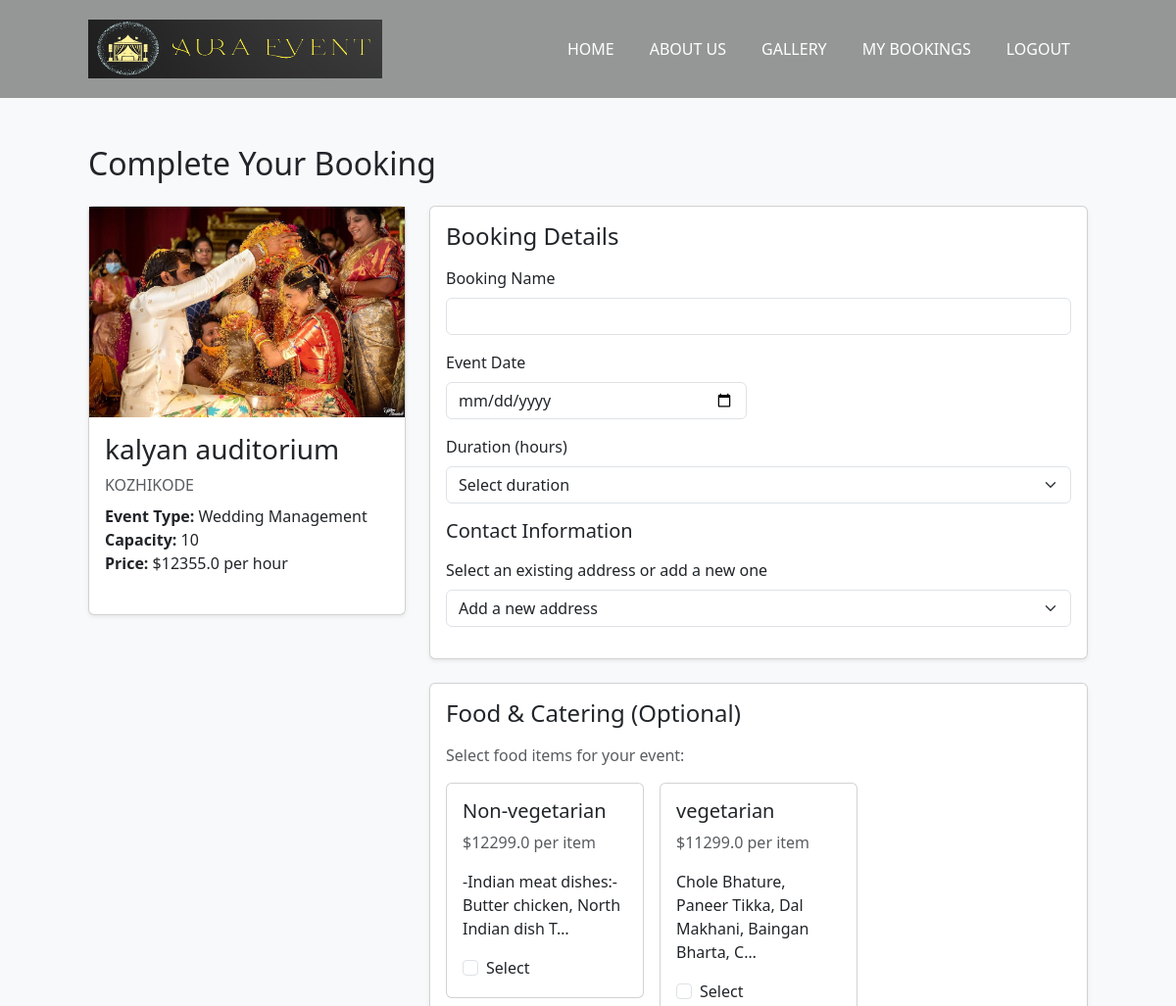
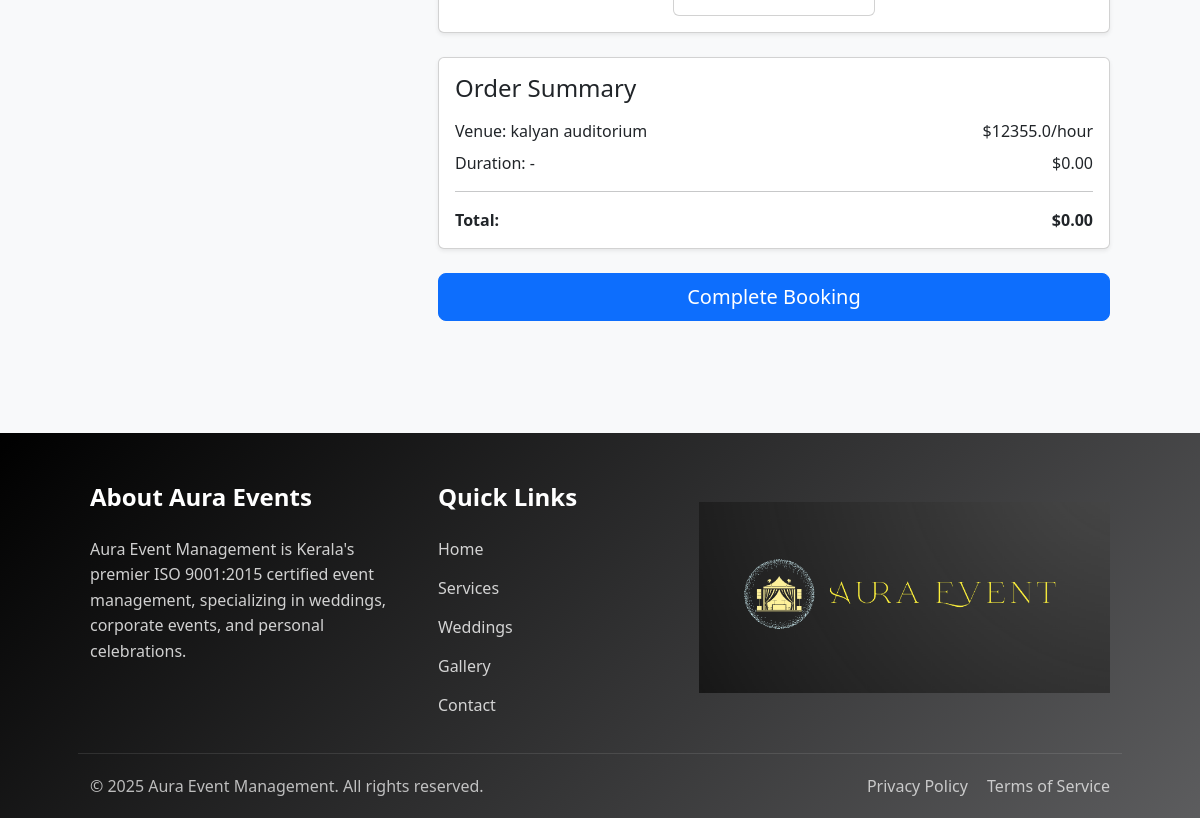
Screenshot of /checkout/1/ (signed in) with the database file from the repository (2 pictures, top to bottom).
### Aura/models.py (models this page shows, shortened)
class Product(models.Model):
    name= models.CharField(max_length=250)
    price= models.FloatField()
    image= models.ImageField(upload_to='product/')
    image1 = models.ImageField(upload_to='path/to/upload/', null=True, blank=True)
    image2 = models.ImageField(upload_to='path/to/upload/', null=True, blank=True)
    image3 = models.ImageField(upload_to='path/to/upload/', null=True, blank=True)
    image4 = models.ImageField(upload_to='path/to/upload/', null=True, blank=True)
    description= models.TextField()
    location=models.TextField()
    event= models.ForeignKey(event, on_delete=models.CASCADE,null=True)
    capacity=models.TextField()

class event(models.Model):
    name = models.CharField(max_length=250)

class food(models.Model):
    name = models.CharField(max_length=250)
    price= models.FloatField()
    description = models.TextField(null=True, blank=True)
    quantity = models.IntegerField(null=True, blank=True)

### Aura/views.py (the view, shortened to what this page needs)
# urls.py: path('checkout/<int:product_id>/', views.checkout, name='checkout'),
@login_required
def checkout(request, product_id):
    product = get_object_or_404(Product, id=product_id)
    food_items = food.objects.all()
    user_addresses = Address.objects.filter(user=request.user)
    context = {
        'product': product,
        'food_items': food_items,
        'addresses': user_addresses
    }
    return render(request, 'checkout.html', context)

### Aura/templates/checkout.html (shortened to what this page needs)
{% load static %}
<!DOCTYPE html>
<html lang="en">
<head>
  <link href="https://cdn.jsdelivr.net/npm/bootstrap@5.3.2/dist/css/bootstrap.min.css" rel="stylesheet">
  <link rel="stylesheet" href="https://cdn.jsdelivr.net/npm/bootstrap-icons@1.10.5/font/bootstrap-icons.css">
  <link rel="stylesheet" href="https://cdn.jsdelivr.net/npm/flatpickr/dist/flatpickr.min.css">
</head>
<body class="bg-light">
        <nav class="navbar navbar-expand-lg navbar-dark">
            <div class="container">
                <a class="navbar-brand" href="{% url 'home' %}"  >
                    <img src="{% static 'photos/Aura_event 1.png' %}" alt="Event Logo">
                </a>
                <div class="collapse navbar-collapse" id="navbarNav">
                    <ul class="navbar-nav ms-auto">
                        <li class="nav-item">
                            <a class="nav-link active" href="{% url 'home' %}">HOME</a>
                        </li>
                        <li class="nav-item">
                            <a class="nav-link active" href="{% url 'about' %}">
                                ABOUT US
                            </a>
                        </li>
                        <li class="nav-item">
                            <a class="nav-link active" href="{% url 'gallery' %}">GALLERY</a>
                        </li>
                        <li class="nav-item">
                            <a class="nav-link active" href="{% url 'my_bookings' %}">MY BOOKINGS</a>
                        </li>
                        {% if user.is_authenticated %}
                        <li class="nav-item">
                            <a class="nav-link active" href="{% url 'signout' %}">LOGOUT</a>
                        </li>
                        {% else %}
                        <li class="nav-item">
                            <a class="nav-link active" href="{% url 'signin' %}">LOGIN</a>
                        </li>
                        {% endif %}
                    </ul>
                </div>
            </div>
        </nav>
  <div class="container py-5">
    <h2 class="mb-4">Complete Your Booking</h2>
    <div class="row g-4">
      <div class="col-lg-4">
        <div class="card shadow-sm mb-4">
          <img src="{{ product.image.url }}" class="product-img" alt="{{ product.name }}">
          <div class="card-body">
            <h3 class="card-title">{{ product.name }}</h3>
            <p class="text-muted mb-2">{{ product.location }}</p>
            <p class="mb-0"><strong>Event Type:</strong> {{ product.event.name }}</p>
            <p class="mb-0"><strong>Capacity:</strong> {{ product.capacity }}</p>
            <p class="mb-4"><strong>Price:</strong> ${{ product.price }} per hour</p>
          </div>
        </div>
      </div>
      <div class="col-lg-8">
        <form method="POST" id="bookingForm">
          <div class="card shadow-sm mb-4">
            <div class="card-body">
              <h4 class="mb-3">Booking Details</h4>
              <div class="mb-3">
                <label for="bookingName" class="form-label">Booking Name</label>
                <input type="text" class="form-control" id="bookingName" name="name" required>
              </div>
              <div class="row mb-3">
                <div class="col-md-6">
                  <label for="bookingDate" class="form-label">Event Date</label>
                  <input type="date" class="form-control" id="bookingDate" name="date" required>
                </div>
              </div>
              <div class="mb-3">
                <label for="duration" class="form-label">Duration (hours)</label>
                <select class="form-select" id="duration" name="duration" required>
                  <option value="">Select duration</option>
                </select>
              </div>
              <div class="mb-3">
                <h5 class="mb-3">Contact Information</h5>
                {% if addresses %}
                <div class="mb-3">
                  <label class="form-label">Select an existing address or add a new one</label>
                  <select class="form-select mb-3" id="addressSelect" name="address_id">
                    <option value="">Add a new address</option>
                  </select>
                </div>
                {% endif %}
              </div>
            </div>
          </div>
          <div class="card shadow-sm mb-4">
            <div class="card-body">
              <h4 class="mb-3">Food & Catering (Optional)</h4>
              <p class="text-muted">Select food items for your event:</p>
              <div class="row g-3">
                {% for item in food_items %}
                <div class="col-md-6 col-lg-4">
                  <div class="card food-item" data-food-id="{{ item.id }}" data-food-price="{{ item.price }}">
                    <div class="card-body">
                      <h5 class="card-title">{{ item.name }}</h5>
                      <p class="card-text text-muted">${{ item.price }} per item</p>
                      <p class="card-text">{{ item.description|truncatechars:60 }}</p>
                      <div class="d-flex justify-content-between align-items-center">
                        <div class="form-check">
                          <input class="form-check-input food-checkbox" type="checkbox" name="food_items" value="{{ item.id }}" id="food{{ item.id }}">
                          <label class="form-check-label" for="food{{ item.id }}">Select</label>
                        </div>
                      </div>
                    </div>
                  </div>
                </div>
                {% empty %}
                <div class="col-12">
                  <p>No food items available for selection.</p>
                </div>
                {% endfor %}
              </div>
            </div>
          </div>
          <div class="card shadow-sm mb-4">
            <div class="card-body">
              <h4 class="mb-3">Order Summary</h4>
              <div class="d-flex justify-content-between mb-2">
                <span>Venue: {{ product.name }}</span>
                <span id="venuePrice">${{ product.price }}/hour</span>
              </div>
              <div class="d-flex justify-content-between mb-2">
                <span>Duration: <span id="durationText">-</span></span>
                <span id="durationPrice">$0.00</span>
              </div>
              <hr>
              <div class="d-flex justify-content-between fw-bold">
                <span>Total:</span>
                <span id="totalPrice">$0.00</span>
              </div>
            </div>
          </div>
          <div class="d-grid">
            <button type="submit" class="btn btn-primary btn-lg">Complete Booking</button>
          </div>
        </form>
      </div>
    </div>
  </div>
    <footer class="footer-section">
        <div class="container">
            <div class="row">
                <div class="col-md-4 footer-column">
                    <h3 class="footer-heading">About Aura Events</h3>
                    <p class="footer-text">
                        Aura Event Management is Kerala's premier ISO 9001:2015
                        certified event management, specializing in weddings,
                        corporate events, and personal celebrations.
                    </p>
                </div>
                <div class="col-md-3 footer-column">
                    <h3 class="footer-heading">Quick Links</h3>
                    <ul class="footer-links">
                        <li><a href="#">Home</a></li>
                        <li><a href="#">Services</a></li>
                        <li><a href="#">Weddings</a></li>
                        <li><a href="#">Gallery</a></li>
                        <li><a href="#">Contact</a></li>
                    </ul>
                </div>
                <div class="col-md-5 footer-column">
                    <div class="logo-container">
                        <img src="{% static 'photos/Aura_event.png' %}" alt="Aura Event Logo" class="footer-logo">
                    </div>
                </div>
            </div>
            <div class="row footer-bottom align-items-center">
                <div class="col-md-6">
                    <p class="copyright mb-md-0">© 2025 Aura Event Management. All rights reserved.</p>
                </div>
                <div class="col-md-6 text-md-end footer-bottom-links">
                    <a href="#">Privacy Policy</a>
                    <a href="#">Terms of Service</a>
                </div>
            </div>
        </div>
    </footer>
</body>
</html>

### Aura/templates/checkout.html (style rules this page uses)
.navbar { background-color: rgba(0, 0, 0, 0.4); padding: 15px 0; }
.navbar-brand img { height: 60px; width: 300px; }
.navbar-nav .nav-link { color: var(--secondary-color); font-weight: 500; margin: 0 10px; }
.container { padding-left: 5%; padding-right: 5%; }
.food-item { cursor: pointer; transition: all 0.2s; }
.footer-section { background: linear-gradient(135deg, #000000, #151517af); color: #fff; padding: 50px 0 20px; margin-top: 4rem; }
.footer-heading { font-size: 24px; font-weight: 600; margin-bottom: 25px; }
.footer-text { color: rgba(255, 255, 255, 0.8); line-height: 1.6; margin-bottom: 30px; }
.footer-links { list-style: none; padding-left: 0; }
.footer-links li { margin-bottom: 15px; }
.footer-links a { color: rgba(255, 255, 255, 0.8); text-decoration: none; transition: color 0.3s; }
.footer-logo { width: 100%; max-width: 440px; margin-bottom: 20px; display: block; }
.footer-bottom { border-top: 1px solid rgba(255, 255, 255, 0.1); padding-top: 20px; margin-top: 20px; }
.copyright { color: rgba(255, 255, 255, 0.7); }
.footer-bottom-links a { color: rgba(255, 255, 255, 0.7); text-decoration: none; margin-left: 15px; transition: color 0.3s; }
.logo-container { padding: 0px; border-radius: 5px; height: 100%; display: flex; align-items: center; justify-content: center; }

### rows the page displays
Product: image (picture), name "kalyan auditorium", location "KOZHIKODE", event.name "Wedding Management", capacity "10", price "12355.0"
food: name "Non-vegetarian", price "12299.0", description "-Indian meat dishes:- Butter chicken, North Indian dish T…"
food: name "vegetarian", price "11299.0", description "Chole Bhature, Paneer Tikka, Dal Makhani, Baingan Bharta, C…"
